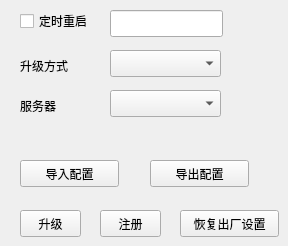
     <widget class="QWidget" name="page_system_weihu">
      <widget class="QCheckBox" name="checkBox_weihu_restart">
       <property name="geometry">
        <rect>
         <x>20</x>
         <y>10</y>
         <width>97</width>
         <height>22</height>
        </rect>
       </property>
       <property name="text">
        <string>定时重启</string>
       </property>
      </widget>
      <widget class="QLineEdit" name="lineEdit_weihu_restart">
       <property name="geometry">
        <rect>
         <x>110</x>
         <y>10</y>
         <width>113</width>
         <height>27</height>
        </rect>
       </property>
      </widget>
      <widget class="QLabel" name="label_weihu_updateType">
       <property name="geometry">
        <rect>
         <x>20</x>
         <y>50</y>
         <width>67</width>
         <height>31</height>
        </rect>
       </property>
       <property name="text">
        <string>升级方式</string>
       </property>
      </widget>
      <widget class="QComboBox" name="comboBox_weihu_updateType">
       <property name="geometry">
        <rect>
         <x>110</x>
         <y>50</y>
         <width>111</width>
         <height>27</height>
        </rect>
       </property>
      </widget>
      <widget class="QLabel" name="label_weihu_server">
       <property name="geometry">
        <rect>
         <x>20</x>
         <y>90</y>
         <width>67</width>
         <height>31</height>
        </rect>
       </property>
       <property name="text">
        <string>服务器</string>
       </property>
      </widget>
      <widget class="QComboBox" name="comboBox_weihu_server">
       <property name="geometry">
        <rect>
         <x>110</x>
         <y>90</y>
         <width>111</width>
         <height>27</height>
        </rect>
       </property>
      </widget>
      <widget class="QPushButton" name="pushButton_weihu_importConfig">
       <property name="geometry">
        <rect>
         <x>20</x>
         <y>160</y>
         <width>99</width>
         <height>27</height>
        </rect>
       </property>
       <property name="text">
        <string>导入配置</string>
       </property>
      </widget>
      <widget class="QPushButton" name="pushButton_weihu_exportConfig">
       <property name="geometry">
        <rect>
         <x>150</x>
         <y>160</y>
         <width>99</width>
         <height>27</height>
        </rect>
       </property>
       <property name="text">
        <string>导出配置</string>
       </property>
      </widget>
      <widget class="QPushButton" name="pushButton_weihu_update">
       <property name="geometry">
        <rect>
         <x>20</x>
         <y>210</y>
         <width>61</width>
         <height>27</height>
        </rect>
       </property>
       <property name="text">
        <string>升级</string>
       </property>
      </widget>
      <widget class="QPushButton" name="pushButton_weihu_register">
       <property name="geometry">
        <rect>
         <x>100</x>
         <y>210</y>
         <width>61</width>
         <height>27</height>
        </rect>
       </property>
       <property name="text">
        <string>注册</string>
       </property>
      </widget>
      <widget class="QPushButton" name="pushButton_weihu_formatAll">
       <property name="geometry">
        <rect>
         <x>180</x>
         <y>210</y>
         <width>99</width>
         <height>27</height>
        </rect>
       </property>
       <property name="text">
        <string>恢复出厂设置</string>
       </property>
      </widget>
     </widget>
